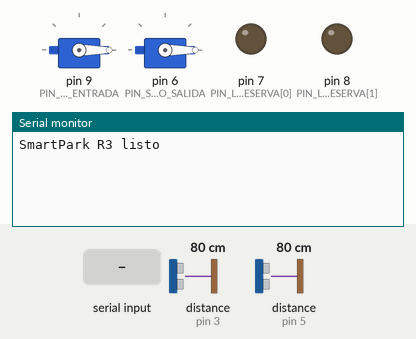
A sketch run on a simulated Arduino Uno, built with avr-gcc and run on an emulated ATmega328P. On the bench: 2 × servo, output pins drawn as LEDs (lit = HIGH), the last lines printed to the serial monitor. Wiring (inferred from the names in the program): 2 × ultrasonic range finder: trigger pin 2, echo pin 3 / trigger pin 4, echo pin 5. The test bench sets the inputs (shaded band); at power-on: distance to the obstacle (sensors on pin 3, pin 5) 80 cm. The echo pulse lasts 58.3 µs per cm; pins used as bus, display or sensor lines are not drawn.

Above: at 1.2 s.
1.3 s: distance to the obstacle (sensor on pin 3) set to 2 cm
At 2.6 s:
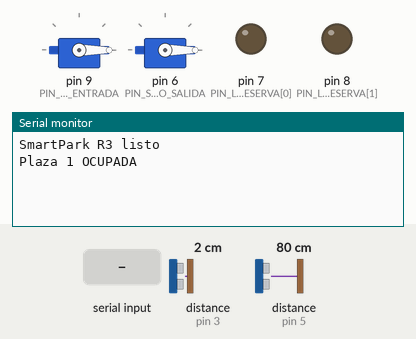
3.3 s: "?\n" received over the second serial link
At 4.5 s:
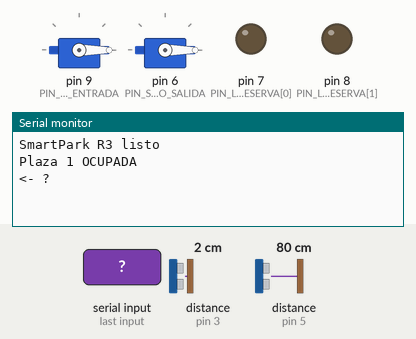
4.8 s: "A,\n" received over the second serial link
At 5.7 s:
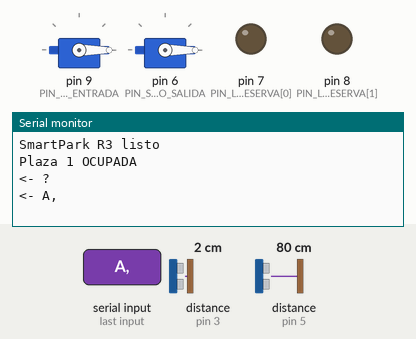
6.3 s: distance to the obstacle (sensor on pin 3) set to 18 cm
At 7.6 s:
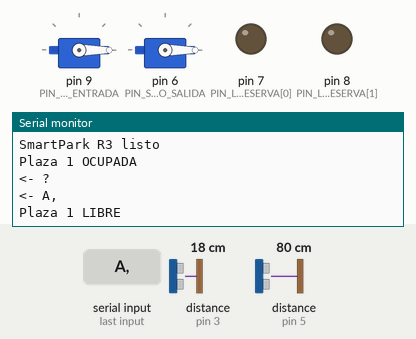
8.3 s: "C,\n" received over the second serial link
At 9.6 s:
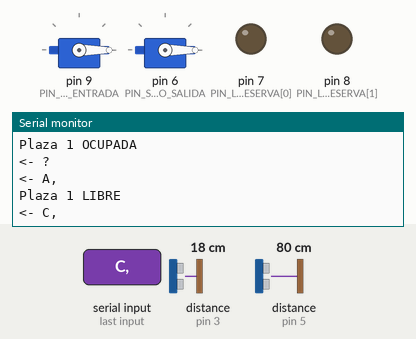

Measured:
- after the input at 1.3 s, the serial monitor: prints a new line after 0.51 s (image 1)
- after the input at 3.3 s, the serial monitor: prints a new line at once (image 2)
- after the input at 4.8 s, the serial monitor: prints a new line at once (image 3)
- after the input at 6.3 s, the serial monitor: prints a new line after 0.51 s (image 4)
- after the input at 8.3 s, the serial monitor: prints a new line at once (image 5)

The sketch:

smartpark_r3.ino
```cpp
/*
 * SmartPark IoT - Nodo Arduino UNO R3
 * -----------------------------------
 * Sensores de plaza (HC-SR04), barreras (servos) y LEDs de reserva.
 * Se comunica con la app Android por Bluetooth (módulo HC-05 / HC-06, perfil SPP).
 *
 * Conexiones sugeridas:
 *   HC-05  TX  -> pin 10 (RX del Arduino)
 *   HC-05  RX  <- pin 11 (TX del Arduino) usando divisor de voltaje 1k/2k (el HC-05 trabaja a 3.3 V)
 *   HC-05  VCC -> 5V, GND -> GND
 *   Plaza 1: HC-SR04 TRIG -> 2, ECHO -> 3, LED ámbar -> 7
 *   Plaza 2: HC-SR04 TRIG -> 4, ECHO -> 5, LED ámbar -> 8
 *   Servo barrera ENTRADA -> 9
 *   Servo barrera SALIDA  -> 6
 *
 * Protocolo (líneas de texto terminadas en '\n'):
 *   Arduino -> App:  P,<n>,<0|1>     plaza n libre(0)/ocupada(1)   (n=1 => plaza 101 en la app)
 *                    B,<E|S>,<0|1>   barrera cerrada(0)/abierta(1)
 *   App -> Arduino:  A,E | A,S       abrir barrera
 *                    C,E | C,S       cerrar barrera
 *                    R,<n>,<0|1>     LED de reserva de la plaza n
 *                    ?               reenviar el estado completo
 */
#include <SoftwareSerial.h>
#include <Servo.h>

SoftwareSerial bt(10, 11); // RX, TX

const int NUM_PLAZAS = 2;
const int PIN_TRIG[NUM_PLAZAS] = {2, 4};
const int PIN_ECHO[NUM_PLAZAS] = {3, 5};
const int PIN_LED_RESERVA[NUM_PLAZAS] = {7, 8};

const int PIN_SERVO_ENTRADA = 9;
const int PIN_SERVO_SALIDA = 6;
const int ANGULO_CERRADA = 0;
const int ANGULO_ABIERTA = 90;

// Distancia (cm) bajo la cual se considera que hay un vehículo (ajustar a la maqueta)
const float UMBRAL_CM = 10.0;
// Lecturas iguales consecutivas necesarias para confirmar un cambio (filtra ruido)
const int LECTURAS_CONFIRMACION = 3;

Servo servoEntrada;
Servo servoSalida;

bool ocupada[NUM_PLAZAS];
int contadorCambio[NUM_PLAZAS];
bool entradaAbierta = false;
bool salidaAbierta = false;
String buffer = "";
unsigned long ultimaLectura = 0;

float medirDistanciaCm(int trig, int echo) {
  digitalWrite(trig, LOW);
  delayMicroseconds(2);
  digitalWrite(trig, HIGH);
  delayMicroseconds(10);
  digitalWrite(trig, LOW);
  unsigned long duracion = pulseIn(echo, HIGH, 25000UL); // máx ~4 m
  if (duracion == 0) return 999.0;                       // sin eco = nada cerca
  return duracion * 0.0343 / 2.0;
}

void enviarPlaza(int i) {
  bt.print("P,"); bt.print(i + 1); bt.print(","); bt.println(ocupada[i] ? 1 : 0);
}

void enviarBarrera(char codigo, bool abierta) {
  bt.print("B,"); bt.print(codigo); bt.print(","); bt.println(abierta ? 1 : 0);
}

void enviarEstadoCompleto() {
  for (int i = 0; i < NUM_PLAZAS; i++) enviarPlaza(i);
  enviarBarrera('E', entradaAbierta);
  enviarBarrera('S', salidaAbierta);
}

void moverBarrera(char codigo, bool abrir) {
  if (codigo == 'E') {
    servoEntrada.write(abrir ? ANGULO_ABIERTA : ANGULO_CERRADA);
    entradaAbierta = abrir;
  } else if (codigo == 'S') {
    servoSalida.write(abrir ? ANGULO_ABIERTA : ANGULO_CERRADA);
    salidaAbierta = abrir;
  } else {
    return;
  }
  enviarBarrera(codigo, abrir);
}

void procesarComando(String cmd) {
  cmd.trim();
  if (cmd.length() == 0) return;
  Serial.print("<- "); Serial.println(cmd);

  if (cmd == "?") { enviarEstadoCompleto(); return; }

  if ((cmd.startsWith("A,") || cmd.startsWith("C,")) && cmd.length() >= 3) {
    moverBarrera(cmd.charAt(2), cmd.charAt(0) == 'A');
    return;
  }

  if (cmd.startsWith("R,")) {
    int coma = cmd.indexOf(',', 2);
    if (coma < 0) return;
    int n = cmd.substring(2, coma).toInt();
    bool reservada = cmd.substring(coma + 1).toInt() == 1;
    if (n >= 1 && n <= NUM_PLAZAS) digitalWrite(PIN_LED_RESERVA[n - 1], reservada ? HIGH : LOW);
  }
}

void setup() {
  Serial.begin(9600);   // Monitor serie (depuración)
  bt.begin(9600);       // Velocidad por defecto del HC-05 en modo datos

  for (int i = 0; i < NUM_PLAZAS; i++) {
    pinMode(PIN_TRIG[i], OUTPUT);
    pinMode(PIN_ECHO[i], INPUT);
    pinMode(PIN_LED_RESERVA[i], OUTPUT);
    ocupada[i] = false;
    contadorCambio[i] = 0;
  }
  servoEntrada.attach(PIN_SERVO_ENTRADA);
  servoSalida.attach(PIN_SERVO_SALIDA);
  // Fallo seguro (OT): al encender, las barreras quedan cerradas
  servoEntrada.write(ANGULO_CERRADA);
  servoSalida.write(ANGULO_CERRADA);

  Serial.println("SmartPark R3 listo");
}

void loop() {
  // 1) Leer comandos de la app
  while (bt.available()) {
    char c = bt.read();
    if (c == '\n') { procesarComando(buffer); buffer = ""; }
    else if (c != '\r' && buffer.length() < 32) buffer += c;
  }

  // 2) Leer sensores cada 200 ms y avisar solo cuando hay cambios confirmados
  if (millis() - ultimaLectura >= 200) {
    ultimaLectura = millis();
    for (int i = 0; i < NUM_PLAZAS; i++) {
      bool lectura = medirDistanciaCm(PIN_TRIG[i], PIN_ECHO[i]) < UMBRAL_CM;
      if (lectura != ocupada[i]) {
        if (++contadorCambio[i] >= LECTURAS_CONFIRMACION) {
          ocupada[i] = lectura;
          contadorCambio[i] = 0;
          enviarPlaza(i);
          Serial.print("Plaza "); Serial.print(i + 1); Serial.println(lectura ? " OCUPADA" : " LIBRE");
        }
      } else {
        contadorCambio[i] = 0;
      }
      delay(30); // evita interferencia entre sensores ultrasónicos
    }
  }
}
```
